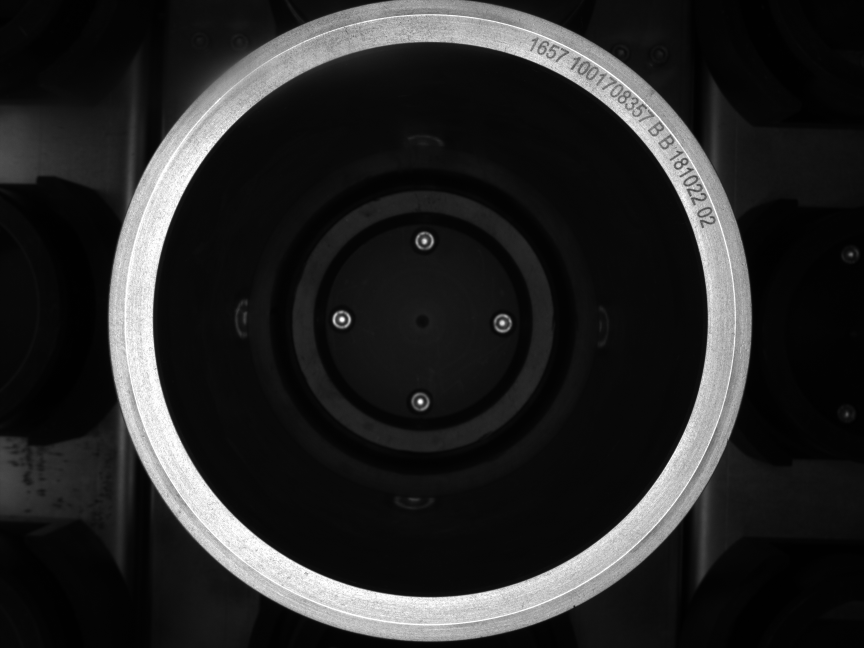
#> input picture pyQt5/检查圆心求出半径/09_30_40.jpg, 2592 x 1944 px (shown at 1/3 size)
$ python '对象（圆）提取.py'   (older library calls are emulated)
#> lines starting #> are read from the running program, lines starting #| are printed output that depends on the picture; after the words box and inside, x2 and y2 are one past the last pixel; in counts of white or black regions, pixels touching at a corner belong together; long printed decimals are rounded
import cv2
import numpy as np
#读取图片
src_img=cv2.imread('09_30_40.jpg',cv2.IMREAD_GRAYSCALE)#  circle.png  09_30_13.jpg
#> src_img is the input picture: shape (1944, 2592); min 0, max 255, mean 38.7
# src_img=cv2.pyrDown(src_img)
cv2.imshow('src',src_img)
#二值化
ret,binary=cv2.threshold(src_img,87,255,cv2.THRESH_BINARY)
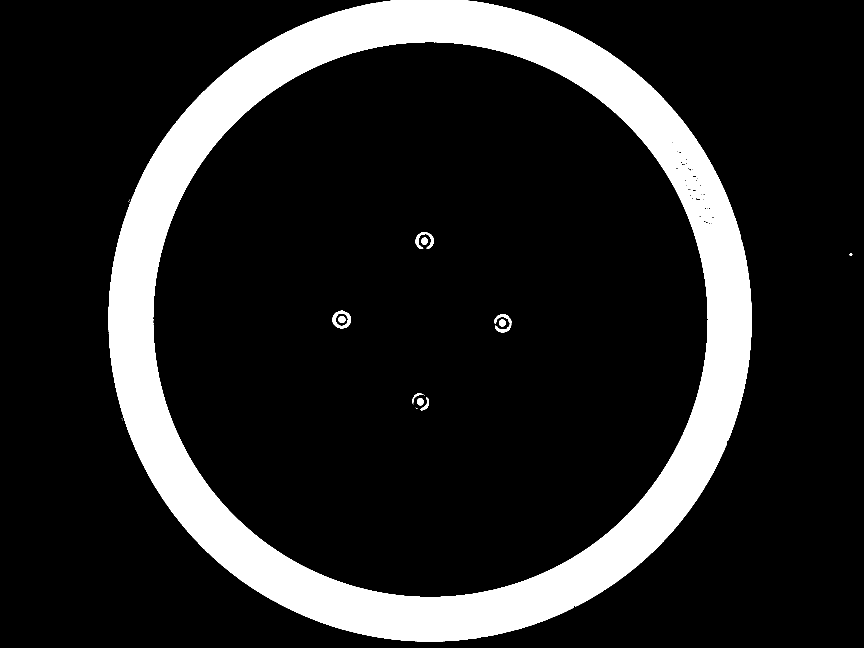
#> binary: shape (1944, 2592) (shown at 1/3 size); 14.9% white; 21 white regions (10 under 20 px), largest, box (x1, y1, x2, y2) and area: (325, 0, 2255, 1925) 746956, (997, 932, 1053, 985) 1238, (1483, 943, 1535, 997) 951
#形态学操作
kernel=cv2.getStructuringElement(cv2.MORPH_RECT,(10,10))
#CLOSE先膨胀再腐蚀
dst_img=cv2.morphologyEx(binary,cv2.MORPH_CLOSE,kernel)
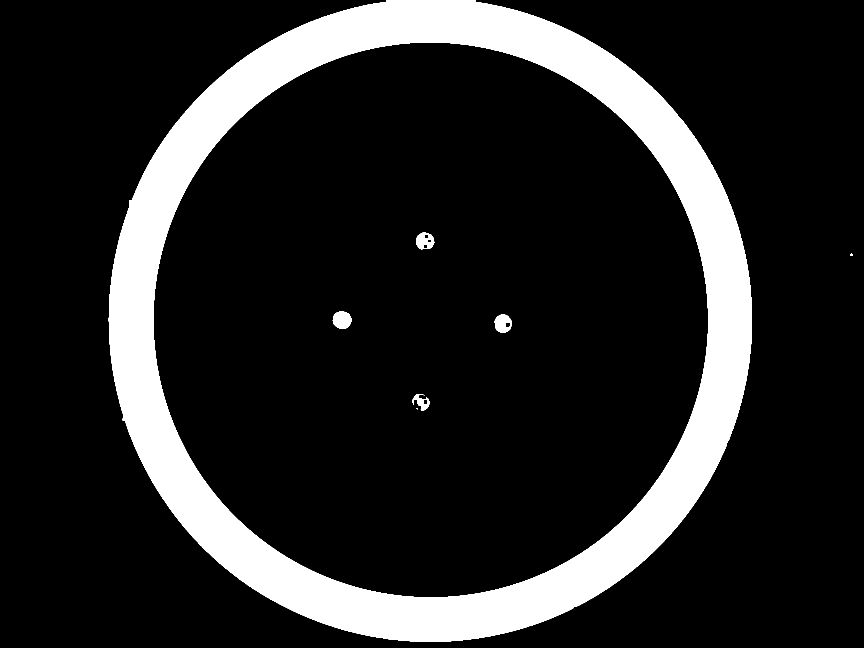
#> dst_img: shape (1944, 2592) (shown at 1/3 size); 15% white; 8 white regions (2 under 20 px), largest, box (x1, y1, x2, y2) and area: (326, 0, 2256, 1926) 749110, (998, 933, 1054, 986) 2306, (1484, 944, 1536, 998) 2039, (1248, 697, 1303, 748) 1878, (1237, 1182, 1288, 1232) 1110, (2550, 761, 2558, 767) 39
#OPEN先腐蚀再膨胀
dst_img=cv2.morphologyEx(dst_img,cv2.MORPH_OPEN,kernel)
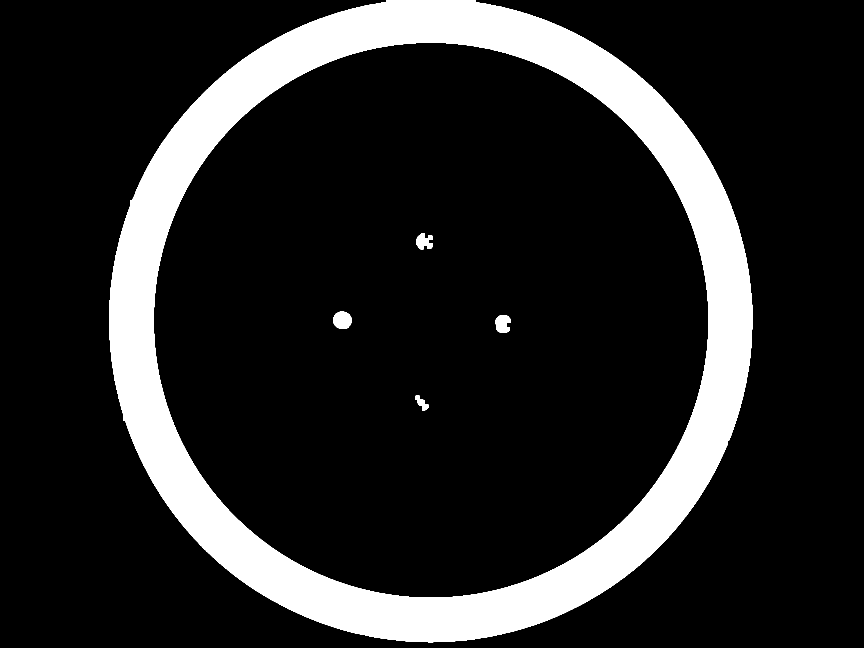
#> dst_img: shape (1944, 2592) (shown at 1/3 size); 15% white; 5 white regions
cv2.imshow('dst_img',dst_img)
#返回的是原图片，边界集合，轮廓的属性
_,contours,_=cv2.findContours(dst_img, cv2.RETR_TREE,cv2.CHAIN_APPROX_SIMPLE)
#> contours = 6 contours; box (x1, y1, x2, y2) and area: (327, 0, 2257, 1927) 2921726, (461, 127, 2126, 1794) 2177494, (1000, 935, 1055, 987) 2220, (1486, 945, 1533, 999) 1826, (1249, 700, 1299, 748) 1514, (1245, 1186, 1285, 1231) 742
result_img=np.zeros(src_img.shape,np.uint8)

for i in range(len(contours)):
    area=cv2.contourArea((contours[i]))
    # cv2.drawContours(result_img, contours, i, (255, 255, 255))
    if(area<3000):
        continue
    x,y,w,h=cv2.boundingRect(contours[i])
    ratio=0.0
    if(y!=0):
        ratio=float(w/h)

    if((ratio<1.1)&(ratio>0.9)):
        cv2.drawContours(result_img,contours,i,(255,255,255))
        print('面积:'+str(area))
        print('x:',x+w/2,'y:',y+h/2)
        arcLength=cv2.arcLength(contours[i],True)
        print('周长为：%f\n'%arcLength)
        reshapeValue=110
        imgSave=src_img[y-reshapeValue:y+h+reshapeValue,x-reshapeValue:x+w+reshapeValue]
        cv2.imshow('imgSave',imgSave)
        cv2.imwrite('imgSave.jpg',imgSave)
#> this loop made 6 passes
#> (area, x, y, w, h, ratio, arcLength, reshapeValue) on pass 2: (2177494, 461, 127, 1665, 1667, 0.999, 5521.2, 110)
#> area on passes 3 to 6: 741.5, 1825.5, 2219.5, 1514
#| 面积:2177494.0
#| x: 1293.5 y: 960.5
#| 周长为：5521.231
#> pass 2, `imgSave=src_img[y-reshapeValue:y+h+reshapeValue,x-reshapeValue:x+w+res..`:
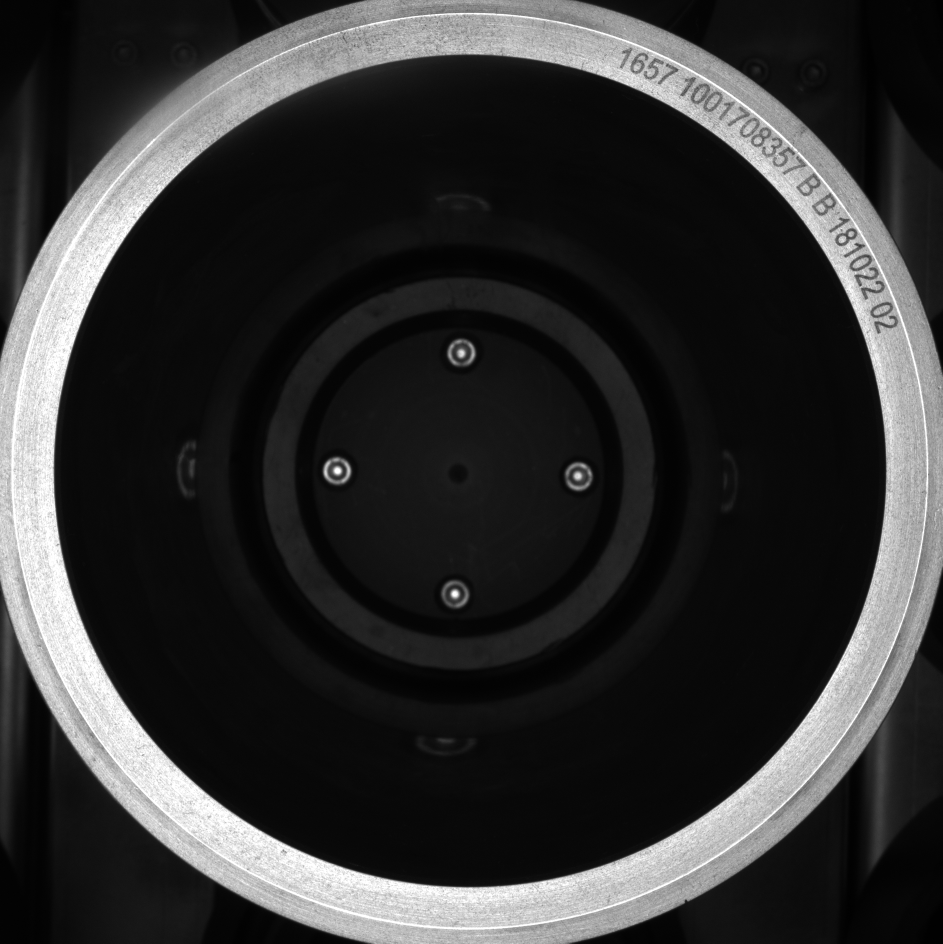
#> imgSave: shape (1887, 1885) (shown at 1/2 size); min 0, max 255, mean 49.6
#> after the loop:
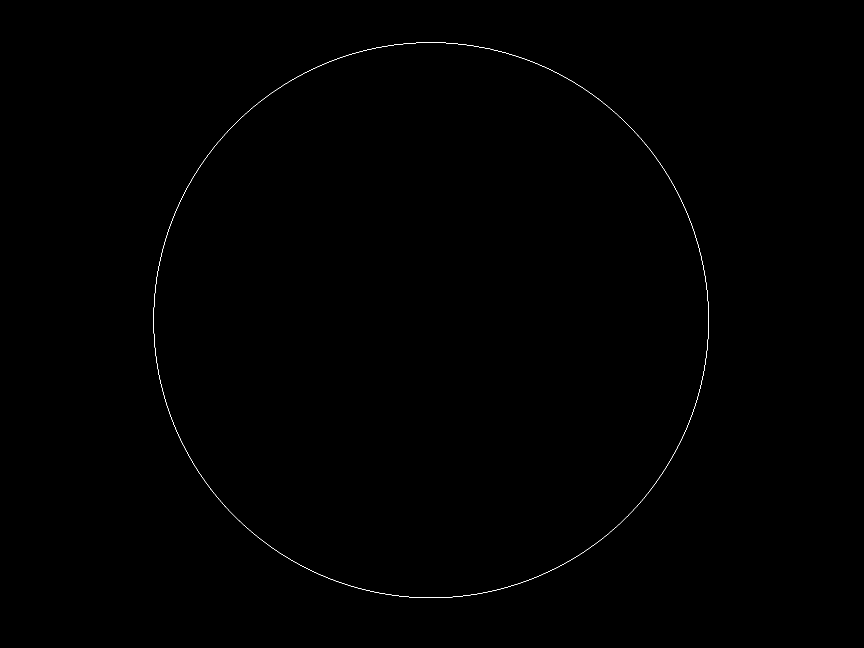
#> result_img: shape (1944, 2592) (shown at 1/3 size); 0.09% white in thin lines or dots, all inside (x1, y1, x2, y2) = (461, 127, 2126, 1794)
cv2.imshow('result_img',result_img)


cv2.waitKey()
cv2.destroyAllWindows()
